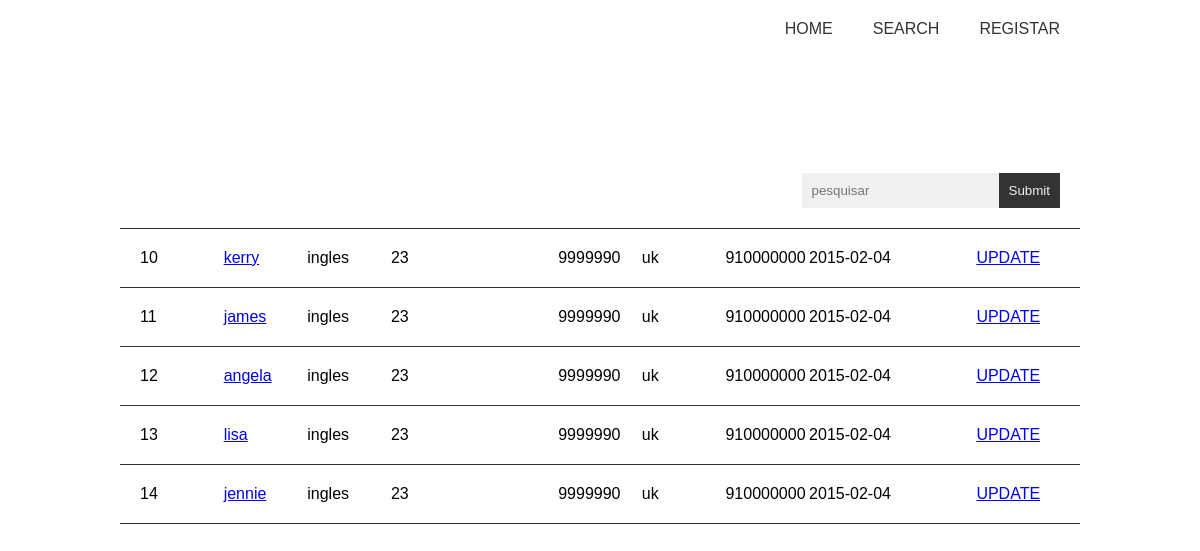
/search/fotografo.php, run on the app's committed database.
### tables this page shows
CREATE TABLE `fotografo` (
  `idfotografo` int NOT NULL AUTO_INCREMENT,
  `nome` varchar(45) NOT NULL,
  `idade` int NOT NULL,
  `nacionalidade` varchar(45) DEFAULT NULL,
  `codpais` varchar(45) NOT NULL,
  `telemovel` int NOT NULL,
  `nif` varchar(45) NOT NULL,
  `morada` varchar(45) NOT NULL,
  `datainicioagencia` date DEFAULT NULL,
  `datafimagencia` date DEFAULT NULL,
  PRIMARY KEY (`idfotografo`)
);

### database/MyConnect.php (called while the page is built, shortened)
<?php
class MyConnect
{
	private $conn;
	private $port;
	private static $instance = null;
	private function __construct($host = 'localhost', $user = 'root', $pass = 'Jfd2002%', $dbname = 'agencia',$port = '3306')
	{
		$this->host = $host;
		$this->user = $user;
		$this->pass = $pass;
		$this->dbname = $dbname;
			$this->conn = new PDO("mysql:host=".$this->host.";dbname=".$this->dbname, $this->user, $this->pass, $this->port);
			$this->conn->setAttribute(PDO::ATTR_ERRMODE, PDO::ERRMODE_EXCEPTION);
	}
	public static function getInstance($host = 'localhost', $user = 'root', $pass = 'Jfd2002%', $dbname = 'agencia' ,$port = '3306')
	{
		if (self::$instance == null) {
			self::$instance = new MyConnect($host, $user, $pass, $dbname,$port);
		}
		return self::$instance;
	}
	public function query(string $sql)
	{
		$stmt = $this->conn->prepare($sql);
		$stmt->execute();
		return $stmt;
	}
}

### database/WithDatabaseable.php (called while the page is built, shortened)
<?php
trait WithDatabaseable
{
    public static function search(array $colunas, array $operadores, array $valores): array
    {
        $table = strtolower(get_class());
        $connection = MyConnect::getInstance();
        $sql = "select * from " . $table;
        if (count($colunas) > 0) {
            $sql .=  " where ";
        }
        foreach ($colunas as $i => $coluna) {
            $sql .= $coluna . " " . $operadores[$i] . " '". $valores[$i] . "' ";
        }
        $results = $connection->query($sql);
        $properties = get_class_vars(get_class());
        $objects = [];
        while($row = $results->fetch()){
            $objects[] = new $class($row);
        }
        return $objects;
    }
}

### classes/Fotografo.php (called while the page is built, shortened)
<?php
class Fotografo implements Databaseable
{
    protected $idfotografo;
    protected $nome;
    protected $idade;
    protected $nacionalidade;
    protected $codpais;
    protected $telemovel;
    protected $nif;
    protected $datainicioagencia;
    public function __construct(array $parameters)
    {
        $properties = array_keys(get_class_vars(get_class()));
    }
    public function getId()
    {
        return $this->idfotografo;
    }
    public function getNome()
    {
        return $this->nome;
    }
    public function getIdade()
    {
        return $this->idade;
    }
    public function getNacionalidade()
    {
        return $this->nacionalidade;
    }
    public function getCodPais()
    {
        return $this->codpais;
    }
    public function getTelemovel()
    {
        return $this->telemovel;
    }
    public function getNif()
    {
        return $this->nif;
    }
    public function getDataInicioAgencia()
    {
        return $this->datainicioagencia;
    }
}

### search/fotografo.php (the view, shortened to what this page needs)
<?php
require_once '../database/MyConnect.php';
require_once '../database/WithDatabaseable.php';
require_once '../classes/Fotografo.php';
require_once '../classes/Modelo.php';
?>
<!DOCTYPE html>
<html lang="en">
<head>
    <link rel="stylesheet" href="../css/master.css">
</head>
<body>
    <nav>
        <ul>
            <li><a href="../index.php">HOME</a></li>
            <li><a href="../search.php">SEARCH</a></li>
            <li><a href="../registar.php">REGISTAR</a></li>
        </ul>
    </nav>
    <div class="content">
        <div class="table">
            <div class="row">
                <div class="column">
                    <form action="fotografo.php" method="get">
                        <input type="search" name="idagente" id="" placeholder="pesquisar">
                        <input type="submit">
                    </form>
                </div>
            </div>
            <?php
                $pesquisa ="";
                if($pesquisa == ""){
                    $condition = "%%";
                }else{
                    $condition= "%$pesquisa%' or nome LIKE '%$pesquisa%";
                }
                $fotografos = Fotografo :: search(['idfotografo'],["LIKE"],[$condition]);
                foreach($fotografos as $fotografo ){
                    ?>
                    <div class="row">
                        <div class="column">
                            <?php echo $fotografo->getId(); ?>
                        </div>
                        <div class="column">
                            <a href="fotografo_individual.php?id=<?php echo $fotografo->getId(); ?>"><?php echo $fotografo->getNome(); ?></a>
                        </div>
                        <div class="column">
                            <?php echo $fotografo->getNacionalidade(); ?>
                        </div>
                        <div class="column">
                            <?php echo $fotografo->getIdade(); ?>
                        </div>
                        <div class="column">
                            <?php echo $fotografo->getNif(); ?>
                        </div>
                        <div class="column">
                            <?php echo $fotografo->getCodPais(); ?>
                        </div>
                        <div class="column">
                            <?php echo $fotografo->getTelemovel(); ?>
                        </div>
                        <div class="column">
                            <?php echo $fotografo->getDataInicioAgencia(); ?>
                        </div>
                        <div class="column">
                            <a href="fotografo_update.php?id=<?php echo $fotografo->getId(); ?>">UPDATE</a>
                        </div>
                    </div>
                <?php
                }
            ?>
        </div>
    </div>
</body>
</html>

### css/master.css (style rules this page uses)
* { margin: 0px; max-width: 100%; box-sizing: border-box; font-family: "Arial"; }
nav { padding: 0 10%; }
nav ul { list-style-type: none; padding: 0; display: flex; justify-content: flex-end; align-items: center; }
nav ul li a { text-decoration: none; color: #333; padding: 20px; display: block; }
.content { padding: 0 10%; min-height: 70vh; display: flex; align-items: center; justify-content: center; }
.content .row { display: flex; align-items: center; justify-content: center; }
.content .table { width: 100%; }
.content .table .row { width: 100%; display: flex; border-bottom: 1px solid #333; padding: 20px; }
.content .table .row:first-child .column:last-child { flex-basis: 30%; }
.content .table .row .column { flex-basis: 20%; }
.content .table .row .column form { display: flex; }
.content .table .row .column form input { border: 0; padding: 10px; background-color: #F0F0F0; outline: none; }
.content .table .row .column form input[type=submit] { color: #F0F0F0; background-color: #333; }

### data on the page
fotografo: idfotografo "10", nome "kerry", nacionalidade "ingles", idade "23", nif "9999990", codpais "uk", telemovel "910000000", datainicioagencia "2015-02-04"
fotografo: idfotografo "11", nome "james", nacionalidade "ingles", idade "23", nif "9999990", codpais "uk", telemovel "910000000", datainicioagencia "2015-02-04"
fotografo: idfotografo "12", nome "angela", nacionalidade "ingles", idade "23", nif "9999990", codpais "uk", telemovel "910000000", datainicioagencia "2015-02-04"
fotografo: idfotografo "13", nome "lisa", nacionalidade "ingles", idade "23", nif "9999990", codpais "uk", telemovel "910000000", datainicioagencia "2015-02-04"
fotografo: idfotografo "14", nome "jennie", nacionalidade "ingles", idade "23", nif "9999990", codpais "uk", telemovel "910000000", datainicioagencia "2015-02-04"
